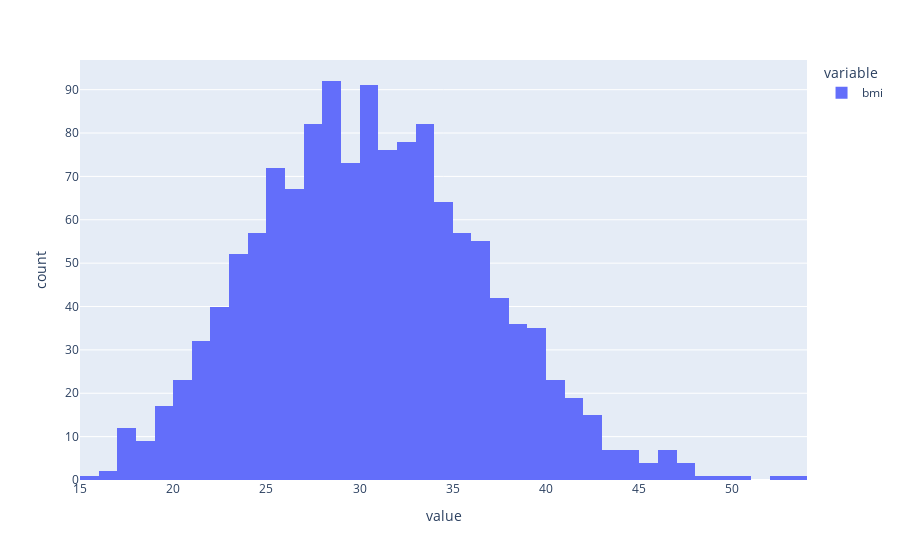

The notebook cell saved with this chart:
### Code cell
px.histogram(df['bmi'])

### Figure 1 — Plotly figure (JSON) as saved in the notebook; plotly's stock layout.template omitted (floating-point values rounded to 4 significant figures; data arrays with more than 128 entries replaced by an {"elided": "..."} marker saying what was removed)
{"data": [{"alignmentgroup": "True", "bingroup": "x", "hovertemplate": "variable=bmi<br>value=%{x}<br>count=%{y}<extra></extra>", "legendgroup": "bmi", "marker": {"color": "#636efa", "pattern": {"shape": ""}}, "name": "bmi", "offsetgroup": "bmi", "orientation": "v", "showlegend": true, "type": "histogram", "x": {"elided": "1338 float values"}, "xaxis": "x", "yaxis": "y"}], "layout": {"barmode": "relative", "legend": {"title": {"text": "variable"}, "tracegroupgap": 0}, "margin": {"t": 60}, "xaxis": {"anchor": "y", "domain": [0, 1], "title": {"text": "value"}}, "yaxis": {"anchor": "x", "domain": [0, 1], "title": {"text": "count"}}}}
